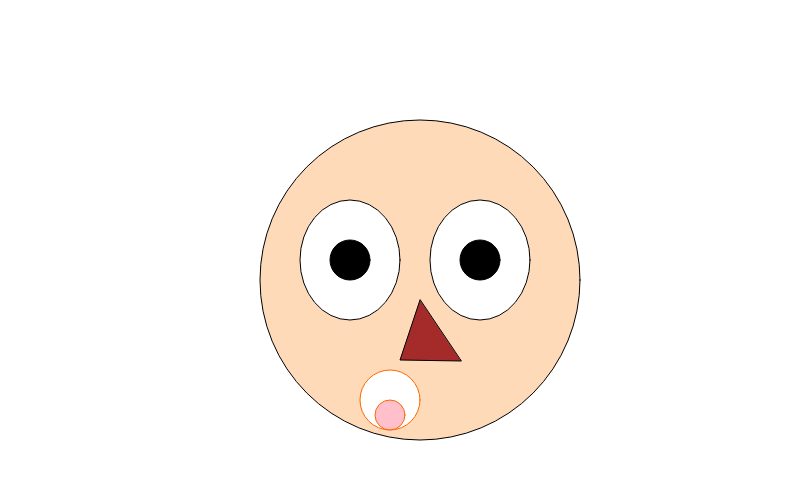
Frame 1 (no input)
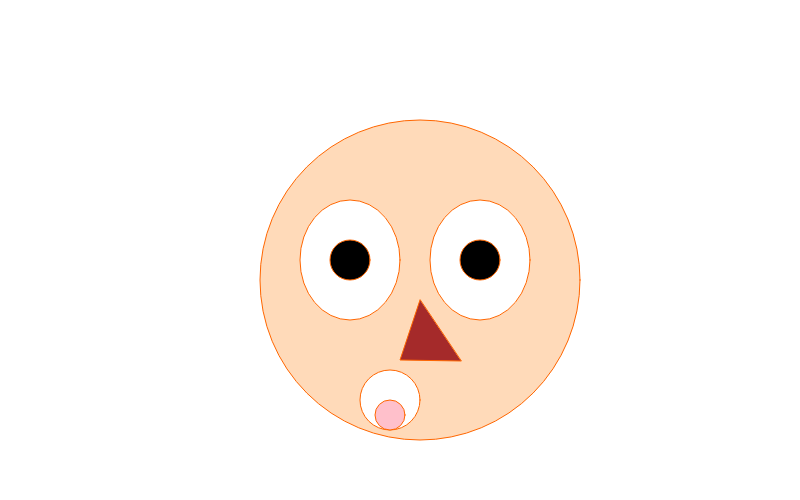
Frame 60 (no input)
Frame 120 (the mouse pressed at the canvas centre since frame 60): identical to frame 60, image omitted

The p5.js sketch that drew these frames (run headless with seeded random() and noise() and a simulated clock; from frame 60 on, the mouse is pressed at the canvas centre):

// p5.js sketch
// ── sketch.js
function setup() {
	createCanvas(800, 500);
}

function draw() {
	background("white");

//face
fill("peachpuff")
ellipse(420,280,320)
    
//eye
fill("white")
ellipse(350,260,100,120)
fill("black")
ellipse(350,260,40,40) 

//eye
fill("white")
ellipse(480,260,100,120)
fill("black")
ellipse(480,260,40,40) 
    
//nose
fill("brown")
triangle(420,300, 400, 360, 461,361);
  
//lines
noFill();
stroke(255, 102, 0);
stroke(0);
stroke(255, 102, 0);

//mouth
fill("white")
ellipse(390,400,60)
fill("pink")
ellipse(390,415,30)
}
// ── SelfPortrait.html
<!DOCTYPE html>
<html>
<head>
	<title>Portfolio</title>
		<link href="https://fonts.googleapis.com/css?family=Satisfy" rel="stylesheet">
		<link rel="stylesheet" type="text/css" href="main.css">
</head>
<body>
	<ul class="main-nav">
        <h1>Self Portrait Hard Coded</h1>
		<script src="p5.min.js"> </script>
        <script src="sketch.js"> </script>
</body>
</html>
